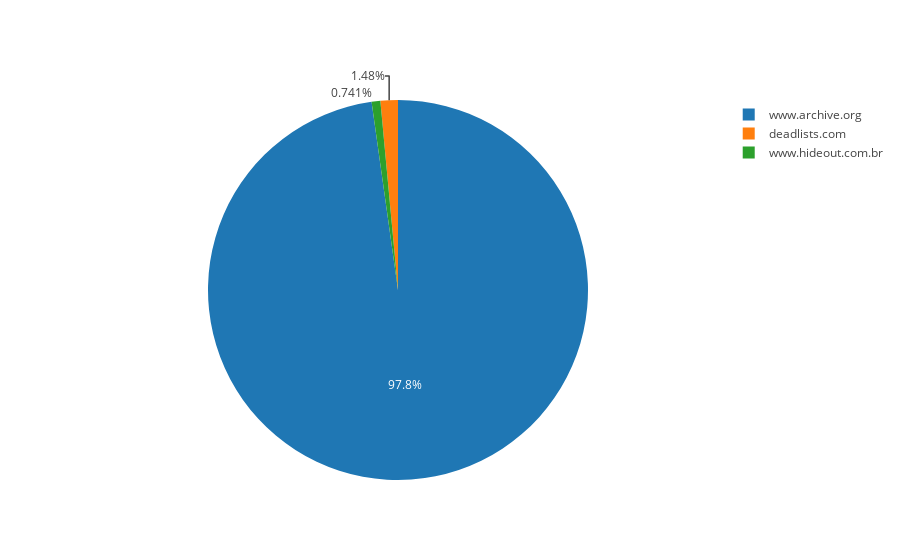

Notebook code for this chart:
### Code cell
import plotly.offline as py
import plotly.graph_objs as go

py.init_notebook_mode(connected=True)

labels=[]
values=[]

for host, count in results:
    labels.append(host)
    values.append(count)

trace=go.Pie(labels=labels,values=values)

py.iplot([trace], filename="temp")

### Figure 1 — Plotly figure (JSON) as saved in the notebook; plotly's stock layout.template omitted (floating-point values rounded to 4 significant figures)
{"data": [{"labels": ["deadlists.com", "www.archive.org", "www.hideout.com.br"], "type": "pie", "values": [2, 132, 1]}], "layout": {}}
